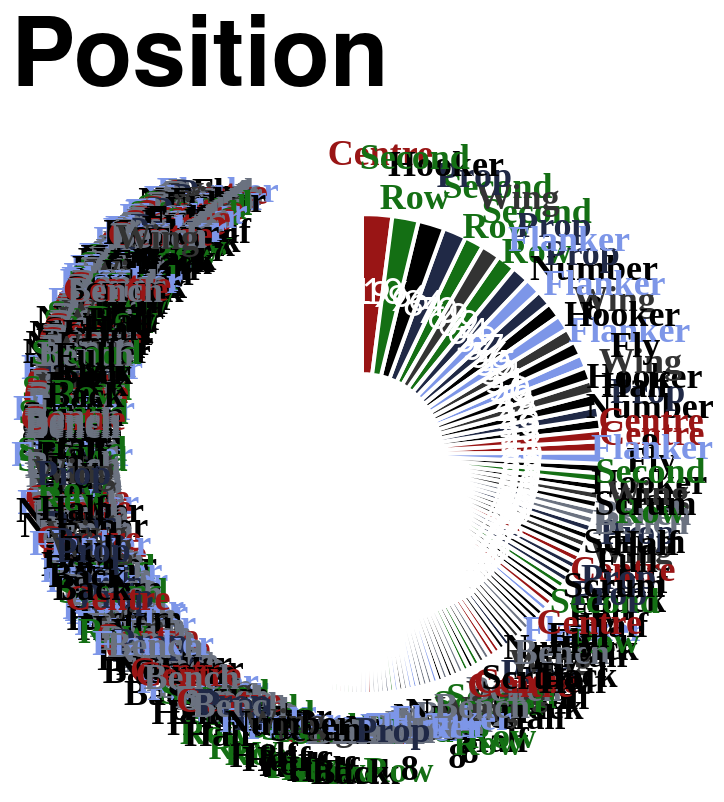

Vega-Lite specification stored for this chart:
### Vega-Lite specification from a JSON file in a GitHub repository (floating-point values rounded to 4 significant figures; data arrays with more than 128 entries replaced by an {"elided": "..."} marker saying what was removed)
{"config": {"axis": {"labelFont": "PT Sans Narrow, Helvetica Neue, Helvetica, Arial, sans-serif", "titleFont": "PT Sans Narrow, Helvetica Neue, Helvetica, Arial, sans-serif", "labelFontSize": 13, "titleFontSize": 24, "gridColor": "#202947", "gridOpacity": 0.2, "zindex": 1}, "text": {"font": "Lato, sans-serif"}, "bar": {"cornerRadiusEnd": 5}, "header": {"labelFont": "PT Sans Narrow, Helvetica Neue, Helvetica, Arial, sans-serif", "titleFont": "PT Sans Narrow, Helvetica Neue, Helvetica, Arial, sans-serif", "labelFontSize": 24, "titleFontSize": 28, "labelFontWeight": "bold", "orient": "left"}, "legend": {"labelFont": "PT Sans Narrow, Helvetica Neue, Helvetica, Arial, sans-serif", "titleFont": "PT Sans Narrow, Helvetica Neue, Helvetica, Arial, sans-serif", "labelFontSize": 14, "titleFontSize": 16, "titlePadding": 5, "fillColor": "white", "strokeColor": "black", "padding": 10, "titleFontWeight": "lighter", "titleFontStyle": "italic", "titleColor": "gray", "offset": 10}, "title": {"font": "PT Sans Narrow, Helvetica Neue, Helvetica, Arial, sans-serif", "fontSize": 48, "fontWeight": "bold", "anchor": "start", "align": "center", "titlePadding": 20, "subtitlePadding": 10, "subtitleFontSize": 13, "subtitleColor": "", "subtitleFontStyle": "italic", "offset": 15, "color": "black"}, "axisX": {"labelAngle": 0}, "facet": {"title": null, "header": null, "align": {"row": "each", "column": "each"}}, "resolve": {"scale": {"y": "independent", "facet": "independent"}}, "background": "transparent", "scale": {"offsetBandPaddingOuter": 0.2, "offsetBandPaddingInner": 0.1}, "view": {"stroke": null, "background": "transparent"}}, "layer": [{"mark": {"type": "arc", "innerRadius": 40, "outerRadius": 120, "stroke": "#ffffff", "strokeWidth": 2}, "encoding": {"color": {"field": "position", "legend": null, "scale": {"domain": ["Prop", "Flanker", "Second Row", "Centre", "Wing", "Fly Half", "Hooker", "Scrum Half", "Full Back", "Number 8", "Bench"], "range": ["#202946", "#7d96e8", "#146f14", "#991515", "#333333", "#000000", "#000000", "#000000", "#000000", "#000000", "#6b7280"]}, "sort": {"field": "sort_order", "op": "min", "order": "ascending"}, "type": "nominal"}, "order": {"field": "appearances", "sort": "ascending", "type": "quantitative"}, "theta": {"field": "appearances", "sort": "descending", "stack": true, "title": "Appearances", "type": "quantitative"}, "tooltip": [{"field": "player", "title": "Player", "type": "nominal"}, {"field": "position", "title": "Position", "type": "nominal"}, {"field": "appearances", "title": "Appearances", "type": "quantitative"}]}}, {"mark": {"type": "text", "dy": -5, "font": "PT Sans Narrow", "fontSize": 18, "fontWeight": "bold", "radius": 145}, "encoding": {"color": {"field": "position", "legend": null, "scale": {"domain": ["Prop", "Flanker", "Second Row", "Centre", "Wing", "Fly Half", "Hooker", "Scrum Half", "Full Back", "Number 8", "Bench"], "range": ["#202946", "#7d96e8", "#146f14", "#991515", "#333333", "#000000", "#000000", "#000000", "#000000", "#000000", "#6b7280"]}, "type": "nominal"}, "opacity": {"condition": {"test": "datum.appearances > 2", "value": 1}, "value": 0}, "order": {"field": "appearances", "sort": "ascending", "type": "quantitative"}, "text": {"field": "position_label", "type": "nominal"}, "theta": {"field": "appearances", "sort": "descending", "stack": true, "title": "Appearances", "type": "quantitative"}}, "transform": [{"calculate": "split(datum.position, ' ')", "as": "position_label"}]}, {"mark": {"type": "text", "color": "white", "fontSize": 18, "radius": 80}, "encoding": {"order": {"field": "appearances", "sort": "ascending", "type": "quantitative"}, "text": {"field": "appearances", "type": "nominal"}, "theta": {"field": "appearances", "sort": "descending", "stack": true, "title": "Appearances", "type": "quantitative"}}}], "data": {"name": "data-c2b6513f23bd519bf341b20b74871cb5"}, "height": 300, "resolve": {"scale": {"color": "shared"}}, "title": "Position", "width": 300, "$schema": "https://vega.github.io/schema/vega-lite/v5.20.1.json", "datasets": {"data-c2b6513f23bd519bf341b20b74871cb5": {"elided": "770 records"}}}
